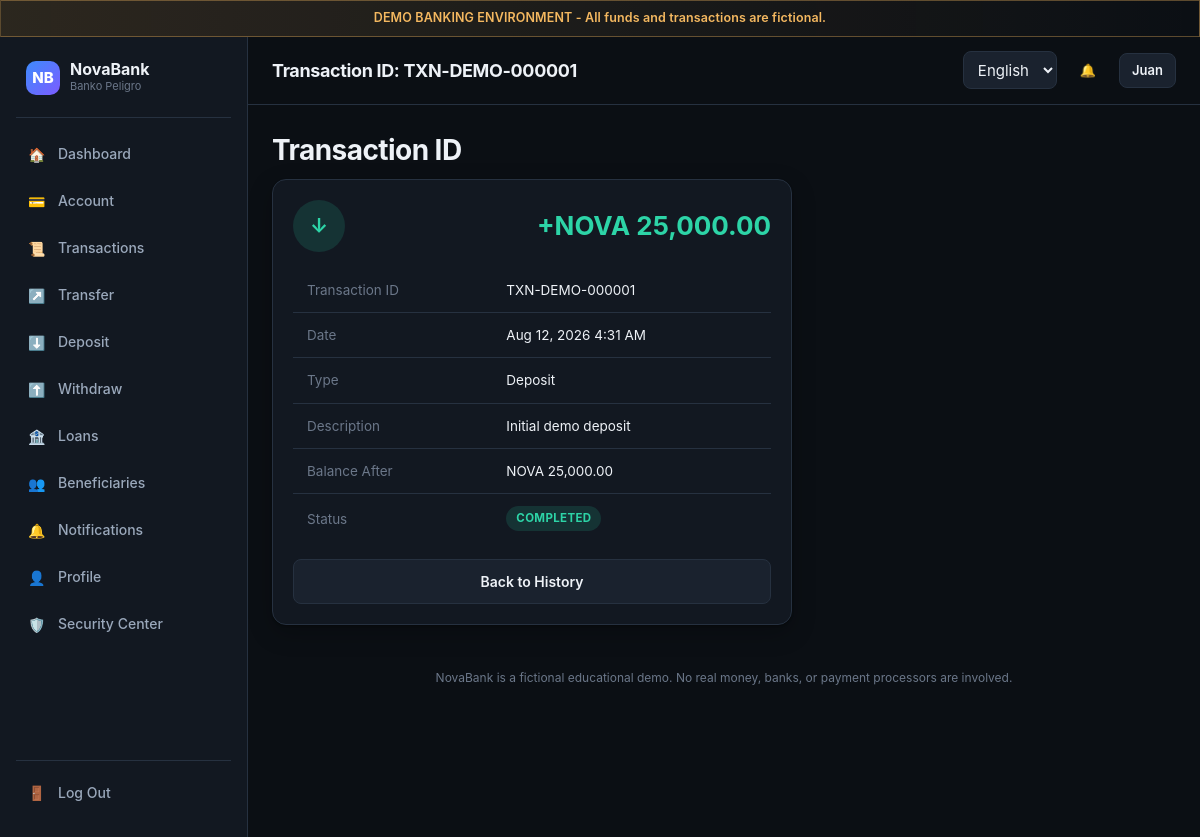
Page /transaction-detail.php?ref=TXN-DEMO-000001 (signed in) on the committed database.
### tables this page shows
CREATE TABLE transactions (
    id INT UNSIGNED AUTO_INCREMENT PRIMARY KEY,
    transaction_ref VARCHAR(30) NOT NULL UNIQUE,
    account_id INT UNSIGNED NOT NULL,
    type_id TINYINT UNSIGNED NOT NULL,
    amount DECIMAL(15,2) NOT NULL,
    balance_after DECIMAL(15,2) NOT NULL,
    counterparty_account_id INT UNSIGNED NULL,
    description VARCHAR(255) NULL,
    status ENUM('pending','completed','failed','reversed') NOT NULL DEFAULT 'completed',
    created_at TIMESTAMP NOT NULL DEFAULT CURRENT_TIMESTAMP,
    FOREIGN KEY (account_id) REFERENCES accounts(id),
    FOREIGN KEY (type_id) REFERENCES transaction_types(id),
    FOREIGN KEY (counterparty_account_id) REFERENCES accounts(id),
    INDEX idx_account_created (account_id, created_at)
);

CREATE TABLE accounts (
    id INT UNSIGNED AUTO_INCREMENT PRIMARY KEY,
    user_id INT UNSIGNED NOT NULL UNIQUE,
    account_number VARCHAR(20) NOT NULL UNIQUE,
    balance DECIMAL(15,2) NOT NULL DEFAULT 0.00,
    currency VARCHAR(5) NOT NULL DEFAULT 'NOVA',
    status ENUM('active','locked') NOT NULL DEFAULT 'active',
    created_at TIMESTAMP NOT NULL DEFAULT CURRENT_TIMESTAMP,
    FOREIGN KEY (user_id) REFERENCES users(id) ON DELETE CASCADE,
    CONSTRAINT chk_balance_nonnegative CHECK (balance >= 0)
);

CREATE TABLE users (
    id INT UNSIGNED AUTO_INCREMENT PRIMARY KEY,
    role_id TINYINT UNSIGNED NOT NULL DEFAULT 1,
    username VARCHAR(30) NOT NULL UNIQUE,
    email VARCHAR(120) NOT NULL UNIQUE,
    password_hash VARCHAR(255) NOT NULL,
    first_name VARCHAR(60) NOT NULL,
    last_name VARCHAR(60) NOT NULL,
    mobile_number VARCHAR(20) NOT NULL,
    date_of_birth DATE NOT NULL,
    address VARCHAR(255) NOT NULL,
    status ENUM('active','locked','suspended') NOT NULL DEFAULT 'active',
    failed_login_count INT UNSIGNED NOT NULL DEFAULT 0,
    locked_until DATETIME NULL,
    created_at TIMESTAMP NOT NULL DEFAULT CURRENT_TIMESTAMP,
    updated_at TIMESTAMP NOT NULL DEFAULT CURRENT_TIMESTAMP ON UPDATE CURRENT_TIMESTAMP,
    FOREIGN KEY (role_id) REFERENCES roles(id)
);

CREATE TABLE transaction_types (
    id TINYINT UNSIGNED AUTO_INCREMENT PRIMARY KEY,
    code VARCHAR(30) NOT NULL UNIQUE
);

### includes/lang.php (called while the page is built, shortened)
<?php
function t(string $key): string {
    return $GLOBALS['__strings'][$key] ?? $key;
}
function current_lang(): string {
    return $GLOBALS['__lang'];
}

### includes/functions.php (called while the page is built, shortened)
<?php
function e(?string $value): string {
    return htmlspecialchars($value ?? '', ENT_QUOTES, 'UTF-8');
}
function format_money(float|string $amount): string {
    return APP_CURRENCY . ' ' . number_format((float)$amount, 2);
}
function format_date(string $datetime, string $format = 'M j, Y g:i A'): string {
    $ts = strtotime($datetime);
    return $ts ? date($format, $ts) : $datetime;
}

### config/database.php (called while the page is built, shortened)
<?php
function db(): PDO {
    static $pdo = null;
    if ($pdo === null) {
        $dsn = 'mysql:host=' . DB_HOST . ';dbname=' . DB_NAME . ';charset=' . DB_CHARSET;
        try {
            $pdo = new PDO($dsn, DB_USER, DB_PASS, [
                PDO::ATTR_ERRMODE => PDO::ERRMODE_EXCEPTION,
                PDO::ATTR_DEFAULT_FETCH_MODE => PDO::FETCH_ASSOC,
                PDO::ATTR_EMULATE_PREPARES => false,
            ]);
        } catch (PDOException $e) {
            error_log('DB connection failed: ' . $e->getMessage());
            http_response_code(500);
            die('Service temporarily unavailable. Please try again later.');
        }
    }
    return $pdo;
}

### includes/auth.php (called while the page is built, shortened)
<?php
function current_user_id(): ?int {
    return $_SESSION['user_id'] ?? null;
}
function current_user(): ?array {
    static $user = null;
    static $fetched = false;
    if ($fetched) return $user;
    $fetched = true;
    $uid = current_user_id();
    $stmt = db()->prepare('SELECT u.*, a.id AS account_id, a.account_number, a.balance, a.status AS account_status
                            FROM users u JOIN accounts a ON a.user_id = u.id
                            WHERE u.id = ?');
    $stmt->execute([$uid]);
    $user = $stmt->fetch() ?: null;
    return $user;
}

### transaction-detail.php (the view, shortened to what this page needs)
<?php
$user = current_user();
$ref = trim($_GET['ref'] ?? '');
$stmt = db()->prepare(
    'SELECT t.*, tt.code AS type_code, ca.account_number AS counterparty_number
     FROM transactions t
     JOIN transaction_types tt ON tt.id = t.type_id
     LEFT JOIN accounts ca ON ca.id = t.counterparty_account_id
     WHERE t.transaction_ref = ? AND t.account_id = ?'
);
$stmt->execute([$ref, $user['account_id']]);
$transaction = $stmt->fetch();
$isCredit = in_array($transaction['type_code'], ['deposit', 'transfer_in', 'loan_disbursement'], true);
$pageTitle = t('transactions_id') . ': ' . $transaction['transaction_ref'];
require __DIR__ . '/includes/header.php';
?>
<h1><?= e(t('transactions_id')) ?></h1>
<div class="card" style="max-width:520px;">
    <div class="flex-between mb-16">
        <div class="txn-icon <?= $isCredit ? 'in' : 'out' ?>" style="width:52px;height:52px;font-size:20px;"><?= $isCredit ? '↓' : '↑' ?></div>
        <div class="<?= $isCredit ? 'txn-amount in' : 'txn-amount out' ?>" style="font-size:26px;">
            <?= $isCredit ? '+' : '-' ?><?= e(format_money($transaction['amount'])) ?>
        </div>
    </div>
    <table>
        <tr><td class="text-faint"><?= e(t('transactions_id')) ?></td><td><?= e($transaction['transaction_ref']) ?></td></tr>
        <tr><td class="text-faint"><?= e(t('transactions_date')) ?></td><td><?= e(format_date($transaction['created_at'])) ?></td></tr>
        <tr><td class="text-faint"><?= e(t('transactions_type')) ?></td><td><?= e(ucwords(str_replace('_', ' ', $transaction['type_code']))) ?></td></tr>
        <tr><td class="text-faint"><?= e(t('transactions_description')) ?></td><td><?= e($transaction['description'] ?? '—') ?></td></tr>
        <tr><td class="text-faint"><?= e(t('transactions_balance_after')) ?></td><td><?= e(format_money($transaction['balance_after'])) ?></td></tr>
        <tr><td class="text-faint"><?= e(t('transactions_status')) ?></td><td><span class="badge badge-success"><?= e(t('status_' . $transaction['status'])) ?></span></td></tr>
    </table>
    <a href="<?= APP_BASE_URL ?>/transactions.php" class="btn btn-secondary btn-block mt-16">Back to History</a>
</div>
<?php require __DIR__ . '/includes/footer.php'; ?>

### includes/header.php (shortened to what this page needs)
<?php
$user = current_user();
?>
<!DOCTYPE html>
<html lang="<?= e(current_lang()) ?>" data-theme="dark">
<head>
<link rel="stylesheet" href="<?= APP_BASE_URL ?>/assets/css/style.css">
</head>
<body>
<div class="demo-banner"><?= e(t('demo_notice')) ?></div>
<div class="app-shell">
    <aside class="sidebar">
        <?php require __DIR__ . '/sidebar.php'; ?>
    </aside>
    <div class="main-area">
        <header class="topbar">
            <div class="topbar-left">
                <h1 style="font-size:18px;margin:0;"><?= e($pageTitle ?? '') ?></h1>
            </div>
            <div class="topbar-right">
                <form method="get" style="margin:0;">
                    <select name="lang" onchange="this.form.submit()" aria-label="Language" style="min-height:38px;padding:6px 10px;">
                        <option value="en" <?= current_lang() === 'en' ? 'selected' : '' ?>>English</option>
                    </select>
                </form>
                <a href="<?= APP_BASE_URL ?>/notifications.php" class="btn btn-ghost btn-sm" aria-label="<?= e(t('nav_notifications')) ?>">🔔</a>
                <?php if ($user): ?>
                <a href="<?= APP_BASE_URL ?>/profile.php" class="btn btn-secondary btn-sm"><?= e($user['first_name']) ?></a>
                <?php endif; ?>
            </div>
        </header>
        <main class="page-content">

### rows in the picture
transactions: transaction_ref "Transaction ID: TXN-DEMO-000001", amount "NOVA 25,000.00", transaction_ref "TXN-DEMO-000001", created_at "Aug 12, 2026 4:31 AM", type.code "Deposit", description "Initial demo deposit", balance_after "NOVA 25,000.00", status "COMPLETED"
accounts: user.first_name "Juan"

### other values in the picture
t('demo_notice') "DEMO BANKING ENVIRONMENT - All funds and transactions are fictional."
t('app_name') "NovaBank"
t('tagline') "Banko Peligro"
$icon "🏠"
t($key) "Dashboard"
$icon "💳"
t($key) "Account"
$icon "📜"
t($key) "Transactions"
$icon "↗️"
t($key) "Transfer"
$icon "⬇️"
t($key) "Deposit"
$icon "⬆️"
t($key) "Withdraw"
